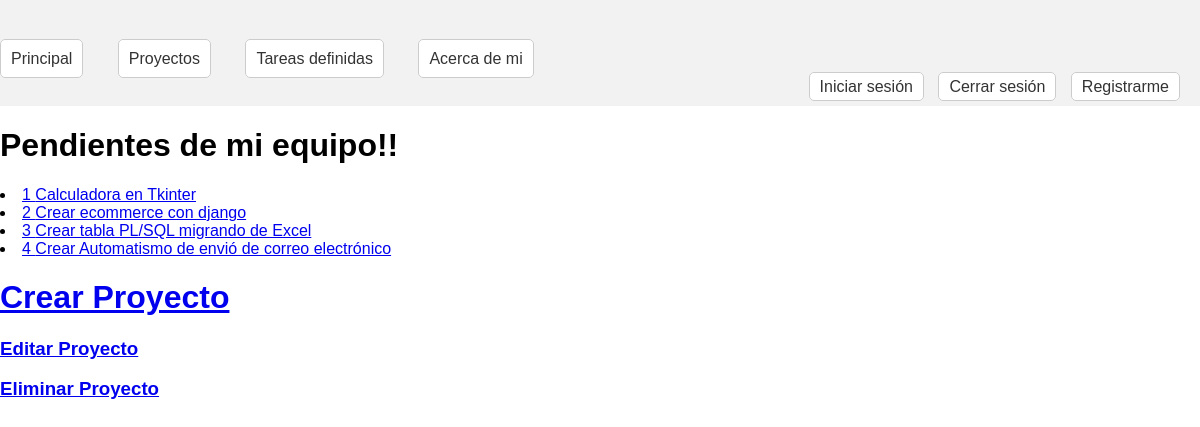
/proyecto/ (signed in), run on an earlier commit of the app's database.
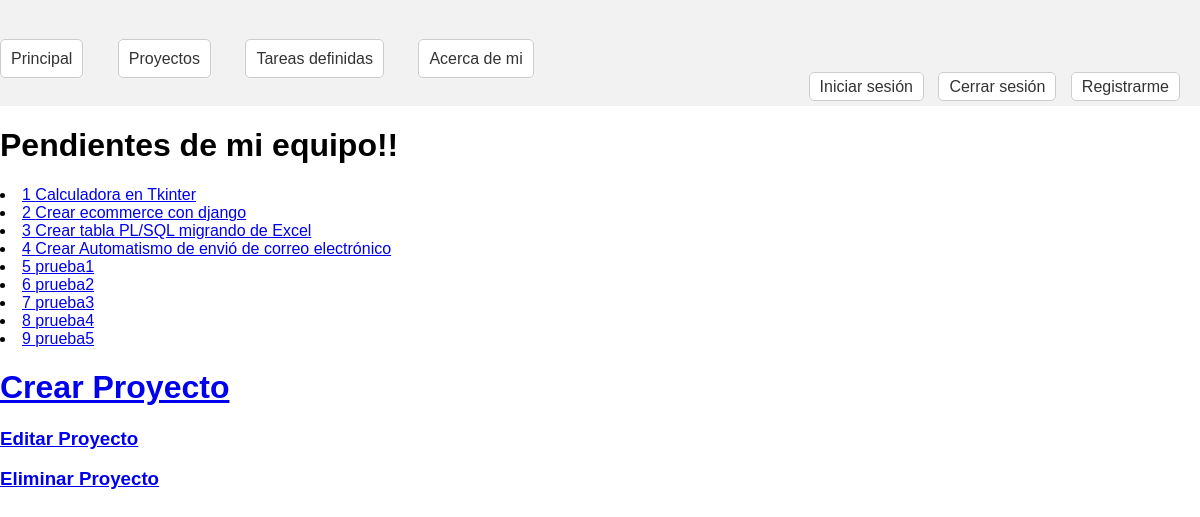
And on a later commit of the database.
### app1/models.py (models this page shows, shortened)
class Proyectos(models.Model):
    nombre=models.CharField(max_length=100)
    fechacreacion=models.DateField()

### app1/views.py (the view)
# urls.py: path('proyecto/',mis_proyectos),
@login_required
def mis_proyectos(requets):
    milista=Proyectos.objects.all()
    milista2=Proyectos.objects.values('id','nombre')
    return render (requets,"proyecto.html",{'milista2':milista2})

### app1/templates/proyecto.html (shortened to what this page needs)
{% extends 'herencia.html' %}
{% block dinamico %}
<h1>Pendientes de mi equipo!!</h1>
{% for i in milista2 %}
<table>
    <li>
        <a href="{% url 'proyecto_tarea' i.id %}" >{{i.id}} {{i.nombre}}</a><br>
    </li>
</table>
{% endfor %}
<h1>
    <a href="{% url 'nuevoproyecto' %}"> Crear Proyecto</a>
</h1>
<h3>
    <a href="{% url 'editarproyecto' %}"> Editar Proyecto</a>
</h3>
<h3>
    <a href="{% url 'editarproyecto' %}"> Eliminar Proyecto</a>
</h3>
{% endblock %}

### app1/templates/herencia.html (shortened to what this page needs)
<!DOCTYPE html>
<html lang="es">
<head>
</head>
<body>
    <nav>
        <ul>
            <li>
                <a href="/">Principal</a>
            </li>
            <li>
                <a href="/proyecto">Proyectos</a>
            </li>
            <li>
                <a href="/tareas">Tareas definidas</a>
            </li>
            <li>
                <a href="/mi">Acerca de mi</a>
            </li>
        </ul>
    </nav>
</body>
</html>
<html lang="es">
<head>
</head>
<body>
    <header>
        <a href="{% url 'login' %}" id="login-btn">Iniciar sesión</a>
        <a href="{% url 'cerrarseccion' %}" id="logout-btn">Cerrar sesión</a>
        <a href="{% url 'registro' %}" id="logout-btn" >Registrarme</a>
    </header>
</body>
</html>
{% block dinamico %}
{% endblock %}

### app1/templates/herencia.html (style rules this page uses)
body { margin: 10px; padding: 0; font-family: Arial, sans-serif; }
nav ul { list-style-type: none; margin: 0; padding: 0; background-color: #f2f2f2; }
nav li { display: inline-block; margin-right: 30px; margin-top: 50px; }
nav a { text-decoration: none; padding: 10px; border: 1px solid #ccc; border-radius: 5px; color: #333; background-color: #fff; }
body { margin: 0; padding: 0; font-family: Arial, sans-serif; }
header { background-color: #f2f2f2; padding: 10px; text-align: right; }
#login-btn, #logout-btn { margin-right: 10px; text-decoration: none; padding: 5px 10px; border: 1px solid #ccc; border-radius: 5px; color: #333; background-color: #fff; }

What changed in the data, as far as the page shows it:
added Proyectos: id "5", nombre "prueba1"
added Proyectos: id "6", nombre "prueba2"
added Proyectos: id "7", nombre "prueba3"
added Proyectos: id "8", nombre "prueba4"
added Proyectos: id "9", nombre "prueba5"
